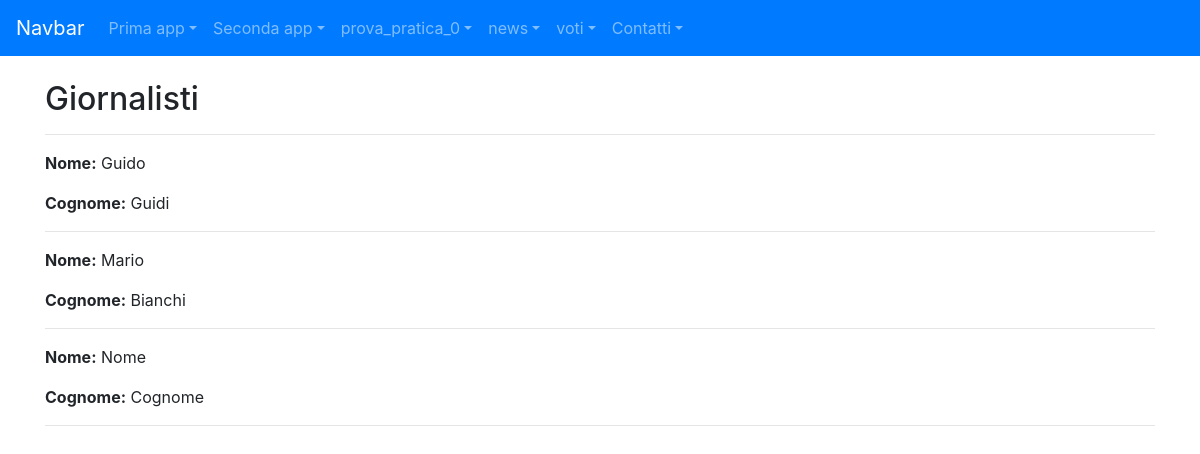
The app's page /news/giornalista/9, older data.
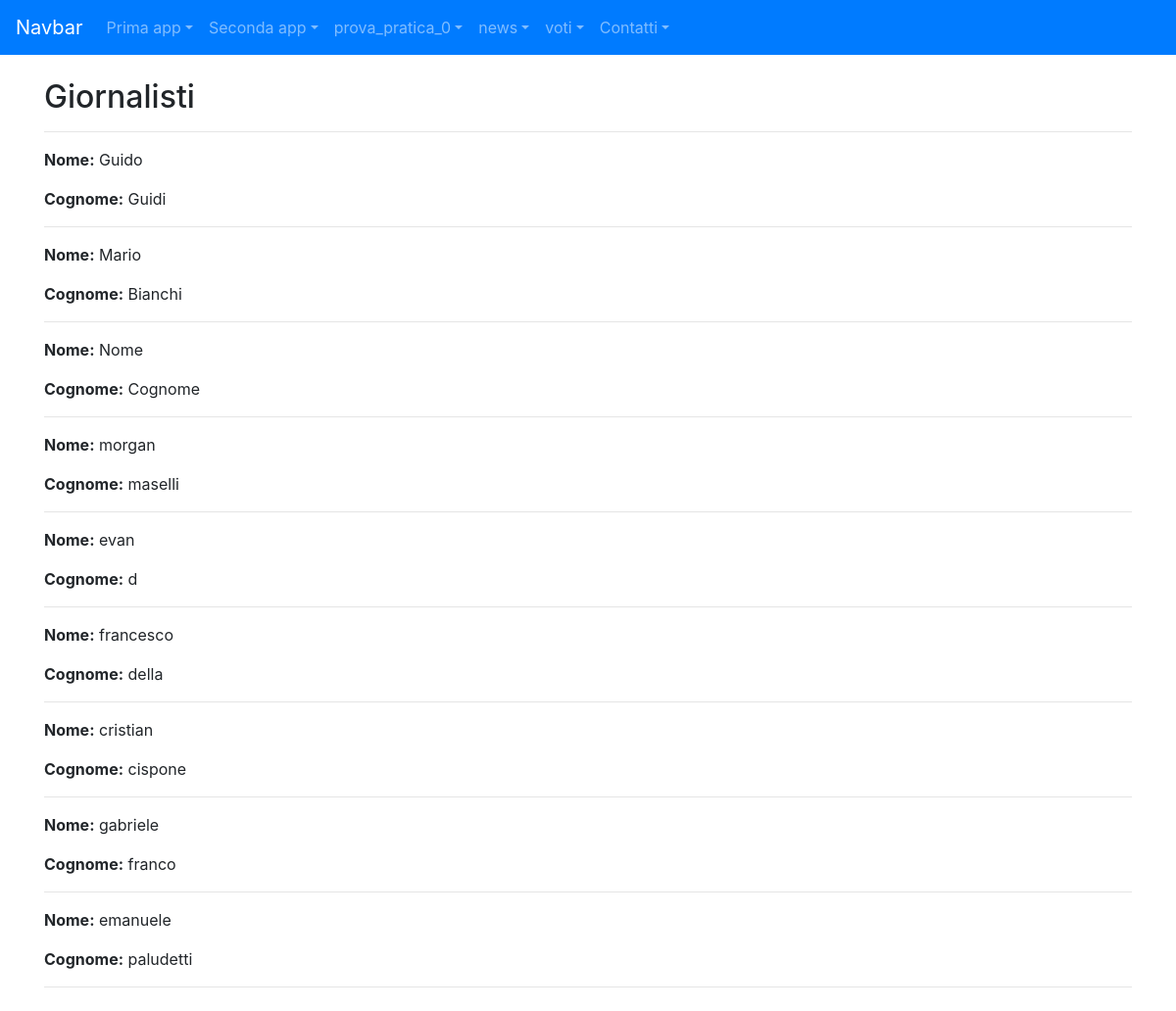
The same page, newer data.
### news/models.py (models this page shows, shortened)
class Giornalista (models.Model):
    nome = models.CharField(max_length=20)
    cognome = models.CharField(max_length=20)
    anno_di_nascita = models.DateField(blank=True)
    class Meta:
        verbose_name = "Giornalista"
        verbose_name_plural = "Giornalisti"

### news/views.py (the view)
# urls.py: path("giornalista/<int:pk>", giornalistaDetailView, name="giornalista_detail")
def giornalistaDetailView(request, pk=None):
    giornalisti = Giornalista.objects.all()
    context = {"giornalisti": giornalisti}
    return render(request, "giornalista_detail.html", context)

### news/templates/news/giornalista_detail.html
{% extends 'base.html' %}
{% block content %}
    <h2>Giornalisti</h2>
    <hr>
    {% for giornalista in giornalisti %}
        <p><strong>Nome:</strong> {{ giornalista.nome }}</p>
        <p><strong>Cognome:</strong> {{ giornalista.cognome }}</p>
        <hr>
    {% endfor %}
{% endblock content %}

### templates/base.html (shortened to what this page needs)
<!doctype html>
{% load static %}
<html lang="en">
  <head>
    <link rel="stylesheet" href="https://cdn.jsdelivr.net/npm/bootstrap@4.5.3/dist/css/bootstrap.min.css">
  </head>
  <body>
    <nav class="navbar navbar-expand-lg navbar-dark bg-primary">
    <a class="navbar-brand" href="#">Navbar</a>
    <div class="collapse navbar-collapse" id="navbarSupportedContent">
        <ul class="navbar-nav mr-auto">
        <li class="nav-item dropdown">
            <a class="nav-link dropdown-toggle" href="#" id="navbarDropdown" role="button" data-toggle="dropdown" aria-haspopup="true" aria-expanded="false">Prima app</a>
        </li>
        <li class="nav-item dropdown">
            <a class="nav-link dropdown-toggle" href="#" id="navbarDropdown" role="button" data-toggle="dropdown" aria-haspopup="true" aria-expanded="false">Seconda app</a>
        </li>
        <li class="nav-item dropdown">
            <a class="nav-link dropdown-toggle" href="#" id="navbarDropdown" role="button" data-toggle="dropdown" aria-haspopup="true" aria-expanded="false">prova_pratica_0</a>
        </li>
        <li class="nav-item dropdown">
            <a class="nav-link dropdown-toggle" href="#" id="navbarDropdown" role="button" data-toggle="dropdown" aria-haspopup="true" aria-expanded="false">news</a>
        </li>
        <li class="nav-item dropdown">
            <a class="nav-link dropdown-toggle" href="#" id="navbarDropdown" role="button" data-toggle="dropdown" aria-haspopup="true" aria-expanded="false">voti</a>
        </li>
        <li class="nav-item dropdown">
            <a class="nav-link dropdown-toggle" href="#" id="navbarDropdown" role="button" data-toggle="dropdown" aria-haspopup="true" aria-expanded="false">Contatti</a>
        </li>
        </ul>
    </div>
    </nav>
    <div class="container my-4">
        {%block content%}
        {%endblock content%}
    </div>
  </body>
</html>

Row changes from the older to the newer data that the page shows:
added Giornalista: nome "morgan", cognome "maselli"
added Giornalista: nome "evan", cognome "d"
added Giornalista: nome "francesco", cognome "della"
added Giornalista: nome "cristian", cognome "cispone"
added Giornalista: nome "gabriele", cognome "franco"
added Giornalista: nome "emanuele", cognome "paludetti"
